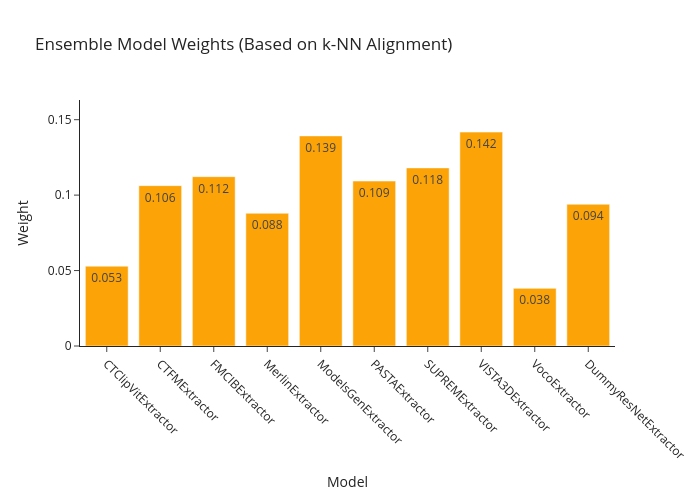

Notebook code cell kept with this figure:
### Markdown cell above
## Ensemble Model Weights

Visualize the alignment-based weights assigned to each model.

### Code cell
# Display ensemble weights from the first evaluation
train_idx, train_labels_s, val_idx, val_labels_s, test_idx, test_labels_s = split_shuffle_data(
    np.arange(len(all_labels_ensemble)), all_labels_ensemble,
    train_ratio=0.5, val_ratio=0.2, random_seed=50, stratify=True
)

train_features_dict = {m: ensemble_features_dict[m][train_idx] for m in model_list}
val_features_dict = {m: ensemble_features_dict[m][val_idx] for m in model_list}

final_ensemble, _ = build_knn_ensemble_classifier(
    train_features_dict, train_labels_s,
    val_features_dict, val_labels_s,
    overlap_matrix.copy(), model_list, k=10
)

weights = final_ensemble['weights']
models_for_plot = list(weights.keys())
weight_values = list(weights.values())

fig = go.Figure()
fig.add_trace(go.Bar(
    x=models_for_plot,
    y=weight_values,
    marker_color='#FCA308',
    text=[f'{w:.3f}' for w in weight_values],
    textposition='auto',
))

fig.update_layout(
    title='Ensemble Model Weights (Based on k-NN Alignment)',
    xaxis_title='Model',
    yaxis_title='Weight',
    height=500,
    width=700,
    template='simple_white',
    xaxis_tickangle=45
)
fig.update_yaxes(range=[0, max(weight_values) * 1.15])

fig.show()

print("Weight Statistics:")
print(f"  Max weight: {max(weight_values):.4f}")
print(f"  Min weight: {min(weight_values):.4f}")
print(f"  All weights sum to: {sum(weight_values):.4f}")

### Figure 1 — Plotly figure (JSON) as saved in the notebook; plotly's stock layout.template omitted (floating-point values rounded to 4 significant figures)
{"data": [{"marker": {"color": "#FCA308"}, "text": ["0.053", "0.106", "0.112", "0.088", "0.139", "0.109", "0.118", "0.142", "0.038", "0.094"], "textposition": "auto", "type": "bar", "x": ["CTClipVitExtractor", "CTFMExtractor", "FMCIBExtractor", "MerlinExtractor", "ModelsGenExtractor", "PASTAExtractor", "SUPREMExtractor", "VISTA3DExtractor", "VocoExtractor", "DummyResNetExtractor"], "y": [0.05292, 0.1063, 0.1122, 0.08799, 0.1393, 0.1093, 0.118, 0.1418, 0.0382, 0.09395]}], "layout": {"height": 500, "title": {"text": "Ensemble Model Weights (Based on k-NN Alignment)"}, "width": 700, "xaxis": {"tickangle": 45, "title": {"text": "Model"}}, "yaxis": {"range": [0, 0.163], "title": {"text": "Weight"}}}}
